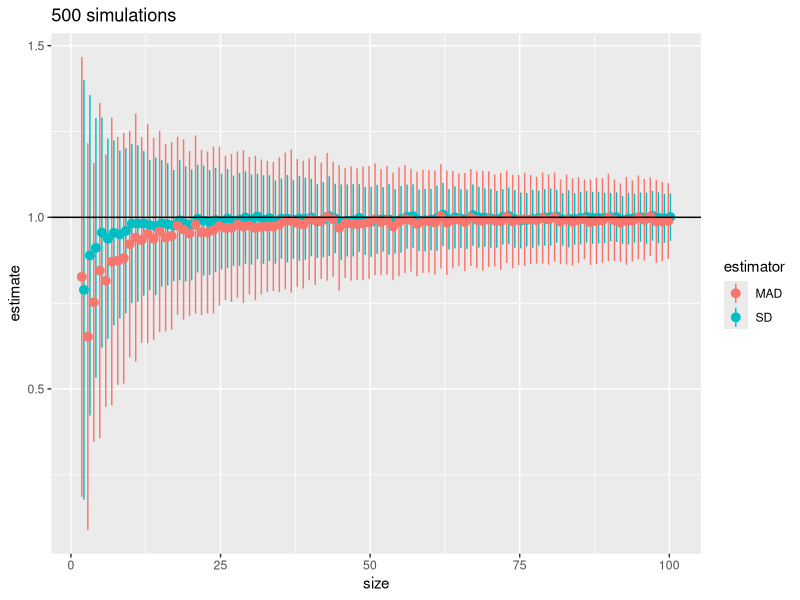

Recreate this plot in R. (Note: this script raises an error after producing the figure.)
# Load required packages --------------------------------------------------
library(tidyverse)
library(stringr)
library(broom)


# Simulation data ---------------------------------------------------------
nb_sim <- 500
sizes <- 2:100

df_sim <- tibble(
    size = rep(sizes, each = nb_sim), 
    sim = rep(1:nb_sim, length(sizes))
)

df_sim <- df_sim %>% 
    mutate(data = map(size, rnorm))

df_sim <- df_sim %>% 
    mutate(
        samp_sd = map_dbl(data, sd),
        samp_mad = map_dbl(data, mad)
    )

# Summary of the simulation
df_sum <- df_sim %>% 
    group_by(size) %>% 
    summarise(
        ave_sd = mean(samp_sd), 
        std_sd = sd(samp_sd), 
        ave_mad = mean(samp_mad), 
        std_mad = sd(samp_mad)
    )

ave_sum <- df_sum %>% 
    select(-std_sd, -std_mad) %>% 
    gather(estimator, ave_sim, ave_sd, ave_mad) %>% 
    mutate(estimator = ifelse(str_detect(estimator, "sd"), "SD", "MAD"))

sd_sum <- df_sum %>% 
    select(-ave_sd, -ave_mad) %>% 
    gather(estimator, sd_sim, std_sd, std_mad) %>% 
    mutate(estimator = ifelse(str_detect(estimator, "sd"), "SD", "MAD"))

df_sum <- left_join(ave_sum, sd_sum)

# Mean +/- SD of the estimates
df_sum %>% 
    ggplot(aes(size, ave_sim, ymin = ave_sim - sd_sim, ymax = ave_sim + sd_sim, 
               colour = estimator, fill = estimator)) + 
    geom_pointrange(position = position_dodge(width = 0.7)) + 
    geom_hline(yintercept = 1) + 
    labs(y = "estimate", title = str_c(nb_sim, " simulations"))

# SD of sample estimates
df_sum %>% 
    ggplot(aes(size, sd_sim, colour = estimator, fill = estimator)) + 
    geom_point(position = position_dodge(width = 0.7)) + 
    geom_hline(yintercept = filter(df_sum, estimator == "MAD", size %in% c(10, 50, 100)) %>% .$sd_sim, lty = 2) + 
    labs(y = "estimate", title = str_c(nb_sim, " simulations"))


# Data in two-way table ---------------------------------------------------
gen2way <- function(n, p) {
    df_2way <- tibble(
        run = rep(1:n, each = p), 
        ftr = rep(1:p, n), 
        obs = rnorm(n * p)
    )
    
    return(df_2way)
}

mp_df <- function(df) {
    obs_wide <- df %>% spread(ftr, obs)
    obs_mat <- data.matrix(obs_wide[, -1])
    rownames(obs_mat) <- obs_wide$run
    mp_fit <- medpolish(obs_mat, na.rm = TRUE, trace.iter = FALSE)
    
    return(mp_fit)
}

mad_mpres <- function(mp_fit) {
    res <- mp_fit$residuals %>% as.vector()

    return(mad(res))
}


# Simulation setting
nb_sim <- 100
nb_run <- 2:100
nb_ftr <- c(3, 10, 20)

df_sim2 <- tibble(
    n_run = rep(nb_run, each = length(nb_ftr) * nb_sim), 
    n_ftr = rep(nb_ftr, length(nb_run) * nb_sim), 
    sim = rep(rep(1:nb_sim, each = length(nb_ftr)), length(nb_run))
)

# Generate simulation data
df_sim2 <- df_sim2 %>% 
    mutate(data = map2(n_run, n_ftr, gen2way))

# Fit lm and medpolish models
df_sim2 <- df_sim2 %>% 
    mutate(
        lm_fit = map(data, ~ lm(obs ~ run + ftr, data = .)), 
        mp_fit = map(data, mp_df)
    )

# Estimates with lm and medpolish
df_sim2 <- df_sim2 %>% 
    mutate(
        samp_lms = map_dbl(lm_fit, sigma), 
        dfree = map_int(lm_fit, df.residual), 
        samp_mps = map_dbl(mp_fit, mad_mpres)
    )

# Summary of the simulation
df_sum2 <- df_sim2 %>% 
    group_by(n_ftr, n_run) %>% 
    summarise(
        ave_lms = mean(samp_lms), 
        std_lms = sd(samp_lms), 
        ave_mps = mean(samp_mps), 
        std_mps = sd(samp_mps)
    )

ave_sum2 <- df_sum2 %>% 
    select(-std_lms, -std_mps) %>% 
    gather(estimator, ave_sim, ave_lms, ave_mps) %>% 
    mutate(estimator = ifelse(str_detect(estimator, "lms"), "LM", "MP-MAD"))

sd_sum2 <- df_sum2 %>% 
    select(-ave_lms, -ave_mps) %>% 
    gather(estimator, sd_sim, std_lms, std_mps) %>% 
    mutate(estimator = ifelse(str_detect(estimator, "lms"), "LM", "MP-MAD"))

df_sum2 <- left_join(ave_sum2, sd_sum2)

# Mean +/- SD of the estimates
df_sum2 %>% 
    ggplot(aes(n_run, ave_sim, ymin = ave_sim - sd_sim, ymax = ave_sim + sd_sim, 
               colour = estimator, fill = estimator)) + 
    geom_pointrange(position = position_dodge(width = 0.7)) + 
    geom_hline(yintercept = 1) + 
    labs(x = "# runs", y = "estimate", title = str_c(nb_sim, " simulations")) + 
    facet_wrap(~ n_ftr)

# SD of sample estimates
df_sum2 %>% 
    ggplot(aes(n_run, sd_sim, colour = estimator, fill = estimator)) + 
    geom_point(position = position_dodge(width = 0.7)) + 
    labs(x = "# runs", y = "estimate", title = str_c(nb_sim, " simulations")) + 
    facet_wrap(~ n_ftr)
